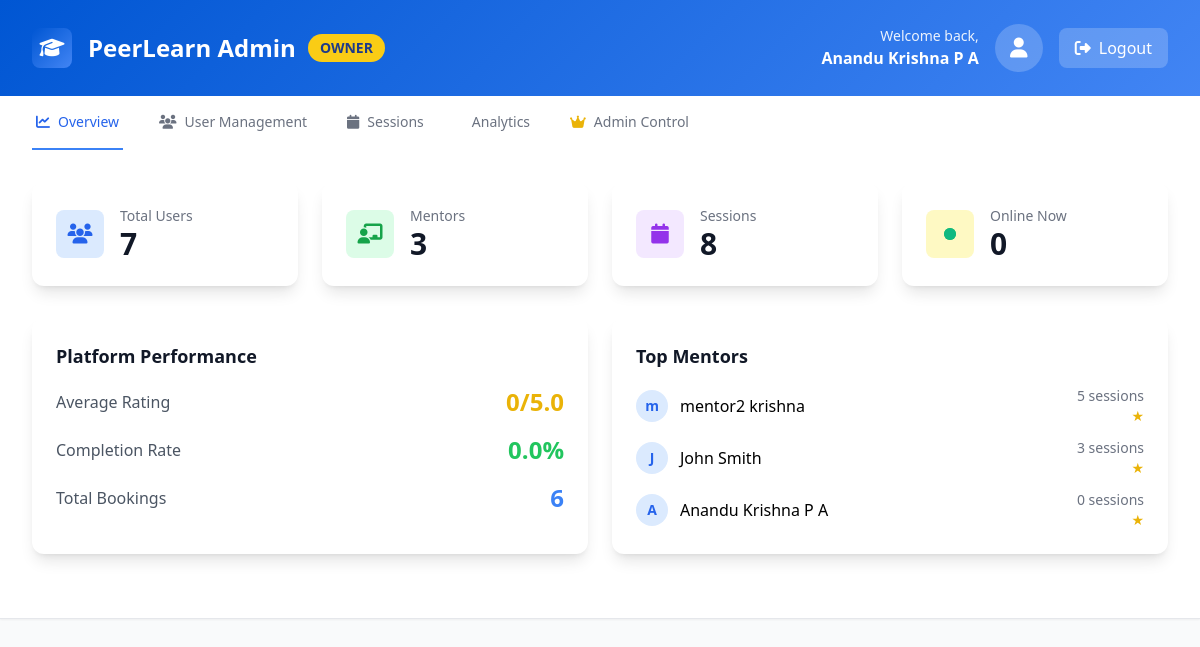
Page /dashboard/admin/ (signed in) on the committed database.
### users/models.py (models this page shows, shortened)
class User(AbstractUser):
    ROLE_CHOICES = [
        ('mentor', 'Mentor'),
        ('learner', 'Learner'),
    ]
    id = models.UUIDField(primary_key=True, default=uuid.uuid4, editable=False)
    role = models.CharField(max_length=10, choices=ROLE_CHOICES, default='learner')
    bio = models.TextField(blank=True, null=True)
    skills = models.CharField(max_length=500, blank=True, help_text="Comma-separated skills for recommendation matching")
    interests = models.CharField(max_length=500, blank=True, help_text="Learning interests for AI recommendations")
    domain = models.CharField(max_length=100, blank=True, help_text="Learning domain/field")
    expertise = models.CharField(max_length=100, blank=True, help_text="Primary domain/area of expertise")
    career_goals = models.TextField(blank=True, help_text="Career aspirations for AI guidance")
    profile_image = models.ImageField(upload_to='profiles/', blank=True, null=True)
    created_at = models.DateTimeField(auto_now_add=True)
    updated_at = models.DateTimeField(auto_now=True)

### users/views.py (the view)
# urls.py: path('dashboard/admin/', views.admin_dashboard, name='admin_dashboard'),
@login_required
def admin_dashboard(request):
    if not (request.user.is_superuser or request.user.is_staff):
        messages.error(request, 'Access denied. Admin privileges required.')
        return redirect('learner_dashboard')
    from django.contrib.auth import get_user_model
    from sessions.models import Session, Booking, Feedback
    from django.db.models import Count, Avg, Q
    from datetime import datetime, timedelta
    User = get_user_model()
    total_users = User.objects.count()
    total_mentors = User.objects.filter(role='mentor').count()
    total_learners = User.objects.filter(role='learner').count()
    total_sessions = Session.objects.count()
    total_bookings = Booking.objects.count()
    recent_users = User.objects.order_by('-date_joined')[:10]
    recent_sessions = Session.objects.order_by('-created_at')[:10]
    recent_bookings = Booking.objects.order_by('-created_at')[:10]
    thirty_minutes_ago = datetime.now() - timedelta(minutes=30)
    online_users = User.objects.filter(last_login__gte=thirty_minutes_ago)
    avg_rating = Feedback.objects.aggregate(avg_rating=Avg('rating'))['avg_rating'] or 0
    completion_rate = Booking.objects.filter(status='completed').count() / max(total_bookings, 1) * 100
    top_mentors = User.objects.filter(role='mentor').annotate(
        session_count=Count('mentor_sessions'),
        avg_rating=Avg('mentor_sessions__feedback__rating')
    ).order_by('-session_count')[:5]
    context = {
        'total_users': total_users,
        'total_mentors': total_mentors,
        'total_learners': total_learners,
        'total_sessions': total_sessions,
        'total_bookings': total_bookings,
        'recent_users': recent_users,
        'recent_sessions': recent_sessions,
        'recent_bookings': recent_bookings,
        'online_users': online_users,
        'online_count': online_users.count(),
        'avg_rating': round(avg_rating, 2),
        'completion_rate': round(completion_rate, 2),
        'top_mentors': top_mentors,
        'is_owner': request.user.is_superuser,
    }
    return render(request, 'dashboard/admin_dashboard.html', context)

### sessions/models.py (called while the page is built)
    @property
    def current_participants(self):
        return self.bookings.filter(status='confirmed').count()

### templates/dashboard/admin_dashboard.html (shortened to what this page needs)
<!DOCTYPE html>
<html lang="en">
<head>
    <script src="https://cdn.tailwindcss.com"></script>
    <link rel="stylesheet" href="https://cdnjs.cloudflare.com/ajax/libs/font-awesome/6.4.0/css/all.min.css">
</head>
<body class="bg-gray-50 min-h-screen">
    <header class="blue-gradient text-white shadow-lg">
        <div class="max-w-7xl mx-auto px-4 sm:px-6 lg:px-8">
            <div class="flex justify-between items-center py-6">
                <div class="flex items-center">
                    <div class="w-10 h-10 blue-gradient rounded-lg flex items-center justify-center mr-4">
                        <i class="fas fa-graduation-cap text-white text-xl"></i>
                    </div>
                    <h1 class="text-2xl font-bold">PeerLearn Admin</h1>
                    {% if is_owner %}
                        <span class="ml-3 bg-yellow-400 text-blue-900 px-3 py-1 rounded-full text-sm font-bold">OWNER</span>
                    {% endif %}
                </div>
                <div class="flex items-center space-x-4">
                    <div class="text-right">
                        <p class="text-sm opacity-90">Welcome back,</p>
                        <p class="font-semibold">{{ user.get_full_name|default:user.username }}</p>
                    </div>
                    <div class="w-12 h-12 bg-white bg-opacity-20 rounded-full flex items-center justify-center">
                        {% if user.profile_image %}
                            <img src="{{ user.profile_image.url }}" alt="Profile" class="w-full h-full rounded-full object-cover">
                        {% else %}
                            <i class="fas fa-user text-xl"></i>
                        {% endif %}
                    </div>
                    <a href="{% url 'logout' %}" class="bg-white bg-opacity-20 hover:bg-opacity-30 px-4 py-2 rounded-lg transition-all">
                        <i class="fas fa-sign-out-alt mr-2"></i>Logout
                    </a>
                </div>
            </div>
        </div>
    </header>
    <div class="bg-white shadow-sm border-b" x-data="{ activeTab: 'overview' }">
        <div class="max-w-7xl mx-auto px-4 sm:px-6 lg:px-8">
            <nav class="flex space-x-8">
                <button @click="activeTab = 'overview'" :class="activeTab === 'overview' ? 'border-blue-500 text-blue-600' : 'border-transparent text-gray-500 hover:text-gray-700'" class="whitespace-nowrap py-4 px-1 border-b-2 font-medium text-sm transition-colors">
                    <i class="fas fa-chart-line mr-2"></i>Overview
                </button>
                <button @click="activeTab = 'users'" :class="activeTab === 'users' ? 'border-blue-500 text-blue-600' : 'border-transparent text-gray-500 hover:text-gray-700'" class="whitespace-nowrap py-4 px-1 border-b-2 font-medium text-sm transition-colors">
                    <i class="fas fa-users mr-2"></i>User Management
                </button>
                <button @click="activeTab = 'sessions'" :class="activeTab === 'sessions' ? 'border-blue-500 text-blue-600' : 'border-transparent text-gray-500 hover:text-gray-700'" class="whitespace-nowrap py-4 px-1 border-b-2 font-medium text-sm transition-colors">
                    <i class="fas fa-calendar mr-2"></i>Sessions
                </button>
                <button @click="activeTab = 'analytics'" :class="activeTab === 'analytics' ? 'border-blue-500 text-blue-600' : 'border-transparent text-gray-500 hover:text-gray-700'" class="whitespace-nowrap py-4 px-1 border-b-2 font-medium text-sm transition-colors">
                    Analytics
                </button>
                {% if is_owner %}
                <button @click="activeTab = 'admin'" :class="activeTab === 'admin' ? 'border-blue-500 text-blue-600' : 'border-transparent text-gray-500 hover:text-gray-700'" class="whitespace-nowrap py-4 px-1 border-b-2 font-medium text-sm transition-colors">
                    <i class="fas fa-crown mr-2 text-yellow-500"></i>Admin Control
                </button>
                {% endif %}
            </nav>
        </div>
        <div class="max-w-7xl mx-auto px-4 sm:px-6 lg:px-8 py-8">
            <div x-show="activeTab === 'overview'" class="slide-up">
                <div class="grid grid-cols-1 md:grid-cols-2 lg:grid-cols-4 gap-6 mb-8">
                    <div class="bg-white rounded-xl shadow-lg p-6 bounce-in">
                        <div class="flex items-center">
                            <div class="w-12 h-12 bg-blue-100 rounded-lg flex items-center justify-center mr-4">
                                <i class="fas fa-users text-blue-600 text-xl"></i>
                            </div>
                            <div>
                                <p class="text-gray-500 text-sm">Total Users</p>
                                <p class="text-3xl font-bold text-gray-900">{{ total_users }}</p>
                            </div>
                        </div>
                    </div>
                    <div class="bg-white rounded-xl shadow-lg p-6 bounce-in" style="animation-delay: 0.1s;">
                        <div class="flex items-center">
                            <div class="w-12 h-12 bg-green-100 rounded-lg flex items-center justify-center mr-4">
                                <i class="fas fa-chalkboard-teacher text-green-600 text-xl"></i>
                            </div>
                            <div>
                                <p class="text-gray-500 text-sm">Mentors</p>
                                <p class="text-3xl font-bold text-gray-900">{{ total_mentors }}</p>
                            </div>
                        </div>
                    </div>
                    <div class="bg-white rounded-xl shadow-lg p-6 bounce-in" style="animation-delay: 0.2s;">
                        <div class="flex items-center">
                            <div class="w-12 h-12 bg-purple-100 rounded-lg flex items-center justify-center mr-4">
                                <i class="fas fa-calendar text-purple-600 text-xl"></i>
                            </div>
                            <div>
                                <p class="text-gray-500 text-sm">Sessions</p>
                                <p class="text-3xl font-bold text-gray-900">{{ total_sessions }}</p>
                            </div>
                        </div>
                    </div>
                    <div class="bg-white rounded-xl shadow-lg p-6 bounce-in" style="animation-delay: 0.3s;">
                        <div class="flex items-center">
                            <div class="w-12 h-12 bg-yellow-100 rounded-lg flex items-center justify-center mr-4">
                                <div class="online-indicator w-3 h-3 bg-green-500 rounded-full"></div>
                            </div>
                            <div>
                                <p class="text-gray-500 text-sm">Online Now</p>
                                <p class="text-3xl font-bold text-gray-900">{{ online_count }}</p>
                            </div>
                        </div>
                    </div>
                </div>
                <div class="grid grid-cols-1 lg:grid-cols-2 gap-6 mb-8">
                    <div class="bg-white rounded-xl shadow-lg p-6">
                        <h3 class="text-lg font-semibold text-gray-900 mb-4">Platform Performance</h3>
                        <div class="space-y-4">
                            <div class="flex justify-between items-center">
                                <span class="text-gray-600">Average Rating</span>
                                <span class="text-2xl font-bold text-yellow-500">{{ avg_rating }}/5.0</span>
                            </div>
                            <div class="flex justify-between items-center">
                                <span class="text-gray-600">Completion Rate</span>
                                <span class="text-2xl font-bold text-green-500">{{ completion_rate }}%</span>
                            </div>
                            <div class="flex justify-between items-center">
                                <span class="text-gray-600">Total Bookings</span>
                                <span class="text-2xl font-bold text-blue-500">{{ total_bookings }}</span>
                            </div>
                        </div>
                    </div>
                    <div class="bg-white rounded-xl shadow-lg p-6">
                        <h3 class="text-lg font-semibold text-gray-900 mb-4">Top Mentors</h3>
                        <div class="space-y-3">
                            {% for mentor in top_mentors %}
                            <div class="flex items-center justify-between">
                                <div class="flex items-center">
                                    <div class="w-8 h-8 bg-blue-100 rounded-full flex items-center justify-center mr-3">
                                        {% if mentor.profile_image %}
                                            <img src="{{ mentor.profile_image.url }}" alt="{{ mentor.username }}" class="w-full h-full rounded-full object-cover">
                                        {% else %}
                                            <span class="text-blue-600 text-sm font-bold">{{ mentor.first_name|first|default:mentor.username|first }}</span>
                                        {% endif %}
                                    </div>
                                    <span class="font-medium">{{ mentor.get_full_name|default:mentor.username }}</span>
                                </div>
                                <div class="text-right">
                                    <p class="text-sm text-gray-500">{{ mentor.session_count }} sessions</p>
                                    <p class="text-sm text-yellow-500">{{ mentor.avg_rating|floatformat:1 }}★</p>
                                </div>
                            </div>
                            {% endfor %}
                        </div>
                    </div>
                </div>
            </div>
        </div>
    </div>
</body>
</html>

### templates/dashboard/admin_dashboard.html (style rules this page uses)
.blue-gradient { background: linear-gradient(135deg, #0056d3 0%, #4285f4 100%); }
.slide-up { animation: slideUp 0.6s ease-out; }
.bounce-in { animation: bounceIn 1s ease-out; }
.online-indicator { position: relative; }
.online-indicator::before { content: ''; position: absolute; width: 100%; height: 100%; border-radius: 50%; background: #10b981; animation: pulse-ring 1.25s cubic-bezier(0.215, 0.61, 0.355, 1) infinite; }

### rows in the picture
User: get_full_name "Anandu Krishna P A", first_name|first "A", session_count "0"
User: first_name|first "m", get_full_name "mentor2 krishna", session_count "5"
User: first_name|first "J", get_full_name "John Smith", session_count "3"

### other values in the picture
{{ total_users }} "7"
{{ total_mentors }} "3"
{{ total_sessions }} "8"
{{ online_count }} "0"
{{ avg_rating }} "0"
{{ completion_rate }} "0.0"
{{ total_bookings }} "6"
